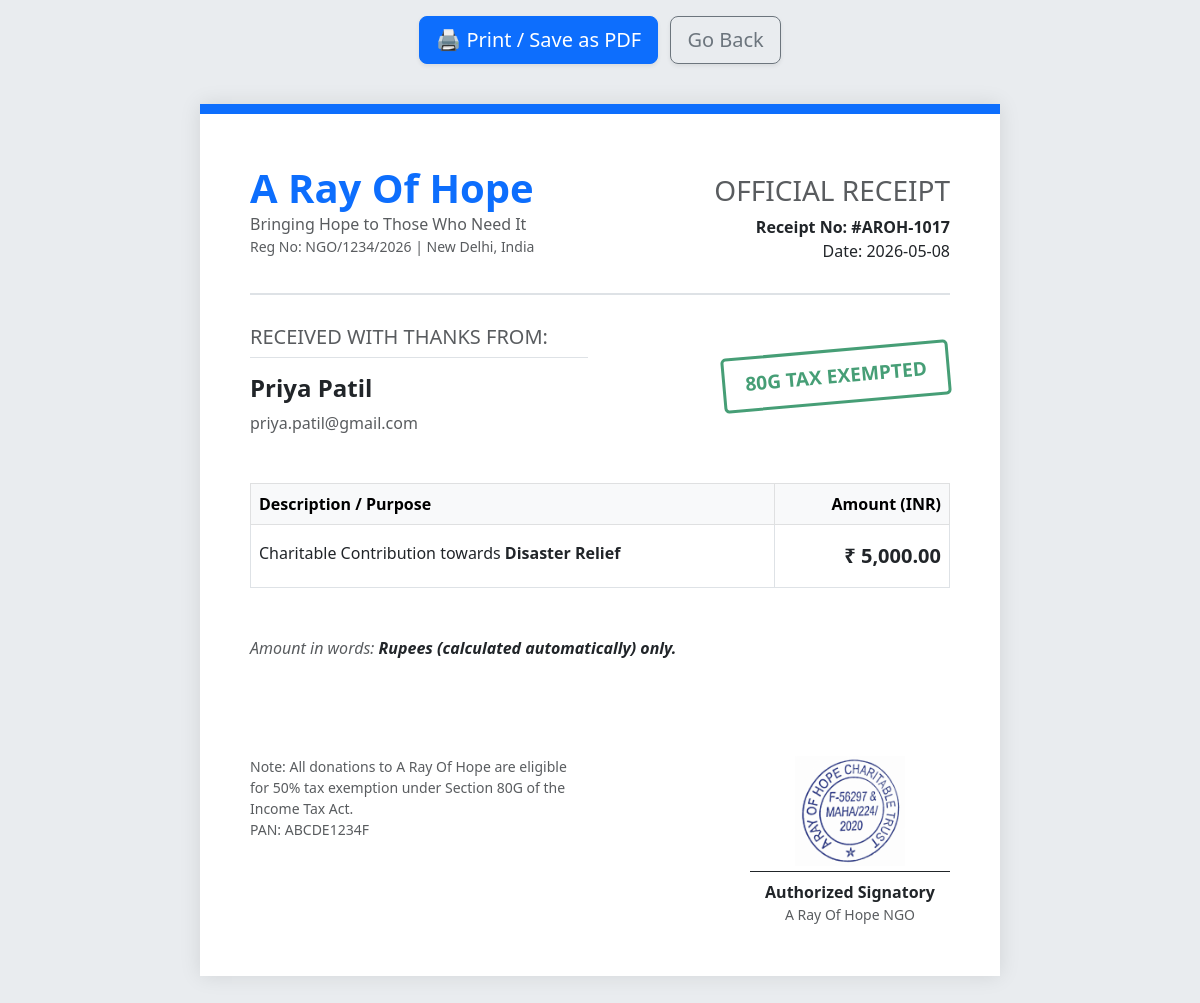
The page /receipt/17 (signed in) on the database its author committed.
### tables this page shows
CREATE TABLE donations (
        id INTEGER PRIMARY KEY AUTOINCREMENT,
        donor_id INTEGER,
        amount REAL NOT NULL,
        date TEXT NOT NULL,
        purpose TEXT NOT NULL,
        status TEXT NOT NULL DEFAULT 'Received',
        impact_details TEXT,
        FOREIGN KEY (donor_id) REFERENCES users(id)
    );

CREATE TABLE users (
        id INTEGER PRIMARY KEY AUTOINCREMENT,
        name TEXT NOT NULL,
        email TEXT UNIQUE NOT NULL,
        phone TEXT,
        password_hash TEXT,
        role TEXT NOT NULL DEFAULT 'donor'
    );

### app.py (the view)
@app.route('/receipt/<int:donation_id>')
def generate_receipt(donation_id):
    db = get_db()
    cursor = db.cursor()
    admin_logged_in = session.get('logged_in')
    donor_id = session.get('donor_id')
    if not admin_logged_in and not donor_id:
        return "Unauthorized: Please log in", 401
    cursor.execute('''
        SELECT d.id, d.amount, d.date, d.purpose, d.donor_id, u.name as donor_name, u.email as donor_email
        FROM donations d
        JOIN users u ON d.donor_id = u.id
        WHERE d.id = ?
    ''', (donation_id,))
    receipt_data = cursor.fetchone()
    if not receipt_data:
        return "Receipt not found", 404
    if not admin_logged_in and receipt_data['donor_id'] != donor_id:
        return "Unauthorized: This is not your receipt", 403
    return render_template('receipt.html', data=receipt_data)

### app.py (called while the page is built)
def get_db():
    db = getattr(g, '_database', None)
    if db is None:
        db = g._database = sqlite3.connect(DATABASE)
        db.row_factory = sqlite3.Row
    return db

@app.teardown_appcontext
def close_connection(exception):
    db = getattr(g, '_database', None)
    if db is not None:
        db.close()

### templates/receipt.html (shortened to what this page needs)
<!DOCTYPE html>
<html lang="en">
<head>
    <link href="https://cdn.jsdelivr.net/npm/bootstrap@5.3.0/dist/css/bootstrap.min.css" rel="stylesheet">
</head>
<body>
    <div class="container text-center mt-3 no-print">
        <button onclick="window.print()" class="btn btn-primary btn-lg shadow-sm">🖨️ Print / Save as PDF</button>
        <a href="javascript:history.back()" class="btn btn-outline-secondary btn-lg shadow-sm ms-2">Go Back</a>
    </div>
    <div class="receipt-container">
        <div class="ngo-header d-flex justify-content-between align-items-center">
            <div>
                <h1 class="text-primary fw-bold mb-0">A Ray Of Hope</h1>
                <p class="text-muted mb-0">Bringing Hope to Those Who Need It</p>
                <p class="text-muted small">Reg No: NGO/1234/2026 | New Delhi, India</p>
            </div>
            <div class="text-end">
                <h3 class="text-muted">OFFICIAL RECEIPT</h3>
                <p class="mb-0 fw-bold">Receipt No: <span class="text-dark">#AROH-{{ 1000 + data.id }}</span></p>
                <p class="mb-0">Date: {{ data.date }}</p>
            </div>
        </div>
        <div class="row mb-5">
            <div class="col-sm-6">
                <h5 class="text-muted border-bottom pb-2">RECEIVED WITH THANKS FROM:</h5>
                <h4 class="fw-bold mt-3">{{ data.donor_name }}</h4>
                <p class="mb-0 text-muted">{{ data.donor_email }}</p>
            </div>
            <div class="col-sm-6 text-end">
                <div class="stamp mt-4">80G TAX EXEMPTED</div>
            </div>
        </div>
        <table class="table table-bordered mb-5">
            <thead class="table-light">
                <tr>
                    <th>Description / Purpose</th>
                    <th class="text-end">Amount (INR)</th>
                </tr>
            </thead>
            <tbody>
                <tr>
                    <td class="py-3">
                        Charitable Contribution towards <strong>{{ data.purpose }}</strong>
                    </td>
                    <td class="text-end py-3 fw-bold fs-5">
                        ₹ {{ "{:,.2f}".format(data.amount) }}
                    </td>
                </tr>
            </tbody>
        </table>
        <div class="mb-5">
            <p class="fst-italic text-muted">Amount in words: <strong class="text-dark">Rupees (calculated automatically) only.</strong></p>
        </div>
        <div class="row mt-5 pt-5">
            <div class="col-sm-6">
                <p class="small text-muted mb-0">Note: All donations to A Ray Of Hope are eligible for 50% tax exemption under Section 80G of the Income Tax Act.</p>
                <p class="small text-muted">PAN: ABCDE1234F</p>
            </div>
            <div class="col-sm-6 text-end position-relative">
                <div class="d-inline-block text-center" style="width: 200px;">
                    <img src="{{ url_for('static', filename='images/stamp.jpg') }}" alt="NGO Stamp" style="width: 110px; opacity: 0.85; margin-bottom: 5px;">
                    <div class="border-top border-dark pt-2">
                        <p class="mb-0 fw-bold">Authorized Signatory</p>
                        <p class="text-muted small mb-0">A Ray Of Hope NGO</p>
                    </div>
                </div>
            </div>
        </div>
    </div>
</body>
</html>

### templates/receipt.html (style rules this page uses)
body { background-color: #e9ecef; }
.receipt-container { max-width: 800px; margin: 40px auto; background: white; padding: 50px; box-shadow: 0 0 20px rgba(0,0,0,0.1); border-top: 10px solid #0d6efd; }
.ngo-header { border-bottom: 2px solid #dee2e6; padding-bottom: 20px; margin-bottom: 30px; }
.stamp { border: 3px solid #198754; color: #198754; display: inline-block; padding: 10px 20px; font-weight: bold; font-size: 1.2rem; transform: rotate(-5deg); opacity: 0.8; border-radius: 5px; }

### rows shown on the page
donations: 1000+data.id "1017", date "2026-05-08", purpose "Disaster Relief", amount "5,000.00"
users: donor_name "Priya Patil", donor_email "priya.patil@gmail.com"
